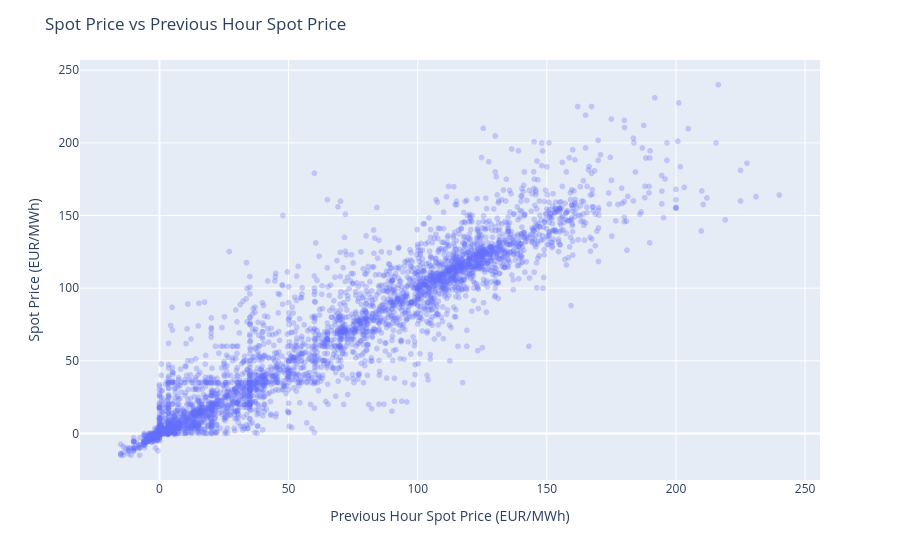

Notebook code for this chart:
### Code cell
# plot the two series (price and previous hour price) with plotly
# with a scatter plot in plotly with red trendline

fig = px.scatter(
    energy[["spot_price", "spot_price_previous_hour"]].dropna(),
    x="spot_price_previous_hour",
    y="spot_price",
)

# add opacity 0.3
fig.update_traces(marker=dict(opacity=0.3))

# update layout with title and axis labels
fig.update_layout(title="Spot Price vs Previous Hour Spot Price")
fig.update_xaxes(title_text="Previous Hour Spot Price (EUR/MWh)")
fig.update_yaxes(title_text="Spot Price (EUR/MWh)")
fig.show()

### Figure 1 — Plotly figure (JSON) as saved in the notebook; plotly's stock layout.template omitted (floating-point values rounded to 4 significant figures; data arrays with more than 128 entries replaced by an {"elided": "..."} marker saying what was removed)
{"data": [{"hovertemplate": "spot_price_previous_hour=%{x}<br>spot_price=%{y}<extra></extra>", "legendgroup": "", "marker": {"color": "#636efa", "opacity": 0.3, "symbol": "circle"}, "mode": "markers", "name": "", "showlegend": false, "type": "scattergl", "x": {"elided": "4204 float values"}, "xaxis": "x", "y": {"elided": "4204 float values"}, "yaxis": "y"}], "layout": {"legend": {"tracegroupgap": 0}, "margin": {"t": 60}, "title": {"text": "Spot Price vs Previous Hour Spot Price"}, "xaxis": {"anchor": "y", "domain": [0, 1], "title": {"text": "Previous Hour Spot Price (EUR/MWh)"}}, "yaxis": {"anchor": "x", "domain": [0, 1], "title": {"text": "Spot Price (EUR/MWh)"}}}}
